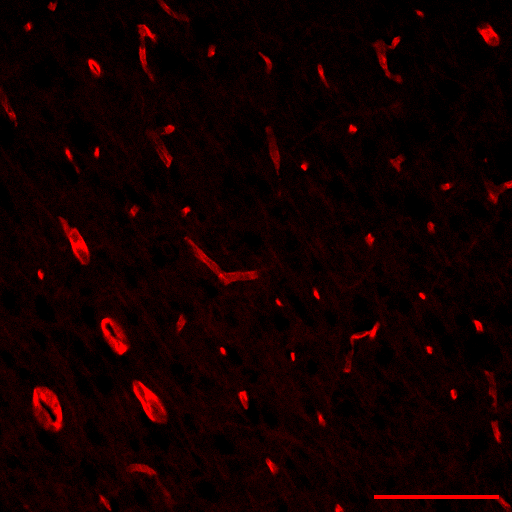
#> input picture day_2/codes/imgs/IHC.png, 512 x 512 px
$ python 5_image_filtering.py
#> lines starting #> are read from the running program, lines starting #| are printed output that depends on the picture; after the words box and inside, x2 and y2 are one past the last pixel; in counts of white or black regions, pixels touching at a corner belong together
import cv2

# Load an image from file
image = cv2.imread('imgs/IHC.png')
#> image is the input picture: shape (512, 512, 3); mean B, G, R 0, 0, 19.4

# Display the original image
cv2.imshow('Original Image', image)
cv2.waitKey(0)

# 1. Gaussian Filter
blurred_image = cv2.GaussianBlur(image, (15, 15), 0)
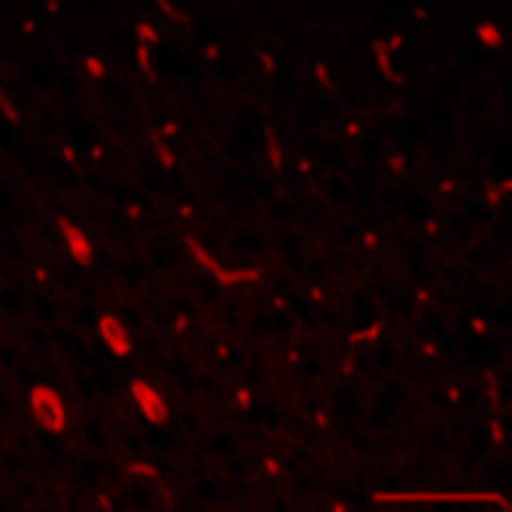
#> blurred_image: shape (512, 512, 3); mean B, G, R 0, 0, 19.4
cv2.imshow('Gaussian Blur', blurred_image)
cv2.waitKey(0)

# 2. Median Filter
median_filtered_image = cv2.medianBlur(image, 15)
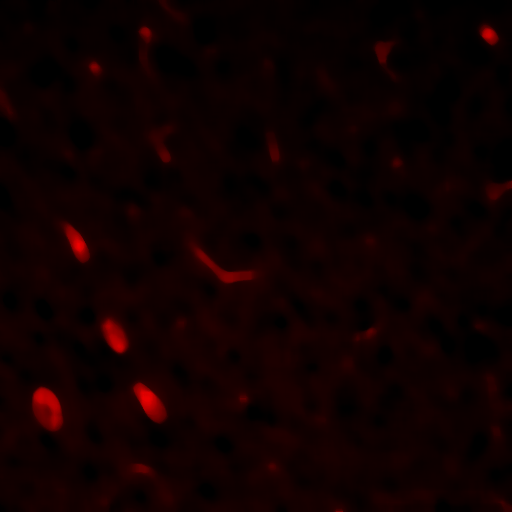
#> median_filtered_image: shape (512, 512, 3); mean B, G, R 0, 0, 15.7
cv2.imshow('Median Filter', median_filtered_image)
cv2.waitKey(0)

# 3. Bilateral Filter
bilateral_filtered_image = cv2.bilateralFilter(image, 15, 75, 75)
cv2.imshow('Bilateral Filter', bilateral_filtered_image)
cv2.waitKey(0)

# 4. Thresholding
gray_image = cv2.cvtColor(image, cv2.COLOR_BGR2GRAY)
_, thresholded_image = cv2.threshold(gray_image, 50, 255, cv2.THRESH_BINARY)
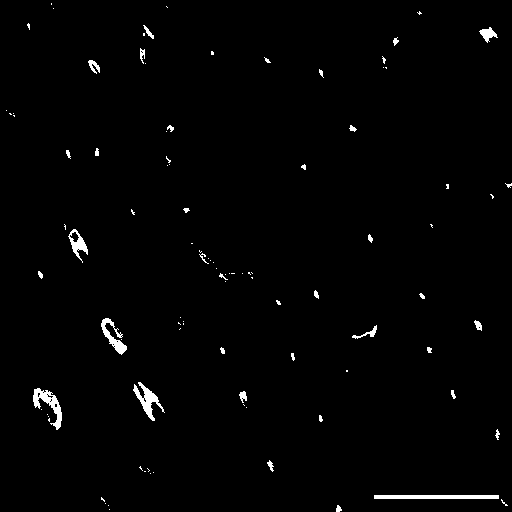
#> thresholded_image: shape (512, 512); 1.3% white; 98 white regions (64 under 20 px), largest, box (x1, y1, x2, y2) and area: (374, 495, 499, 499) 500, (33, 388, 62, 430) 444, (133, 382, 165, 421) 410
cv2.imshow('Thresholding', thresholded_image)
cv2.waitKey(0)

# 5. Morphological Operations (Dilation)
kernel = cv2.getStructuringElement(cv2.MORPH_RECT, (5, 5))
opened_image = cv2.morphologyEx(thresholded_image, cv2.MORPH_DILATE, kernel)
#> opened_image: shape (512, 512); 3.7% white; 56 white regions, largest, box (x1, y1, x2, y2) and area: (372, 493, 510, 508) 1110, (31, 386, 64, 432) 928, (131, 380, 167, 423) 833
cv2.imshow('Morphological Dilation', opened_image)
cv2.waitKey(0)

# 6. Morphological Operations (Erosion)
kernel = cv2.getStructuringElement(cv2.MORPH_RECT, (5, 5))
closed_image = cv2.morphologyEx(thresholded_image, cv2.MORPH_ERODE, kernel)
#> closed_image: shape (512, 512); 0.08% white; 15 white regions (11 under 20 px), largest, box (x1, y1, x2, y2) and area: (145, 391, 156, 413) 71, (74, 240, 84, 248) 40, (483, 31, 492, 37) 34, (117, 344, 124, 351) 31
cv2.imshow('Morphological Erosion', closed_image)
cv2.waitKey(0)

# 7. Morphological Operations (Opening)
kernel = cv2.getStructuringElement(cv2.MORPH_RECT, (5, 5))
opened_image = cv2.morphologyEx(thresholded_image, cv2.MORPH_OPEN, kernel)
#> opened_image: shape (512, 512); 0.36% white; 9 white regions, largest, box (x1, y1, x2, y2) and area: (143, 389, 158, 415) 231, (105, 332, 126, 353) 169, (72, 238, 86, 250) 132
cv2.imshow('Morphological Opening', opened_image)
cv2.waitKey(0)

# 8. Morphological Operations (Closing)
kernel = cv2.getStructuringElement(cv2.MORPH_RECT, (5, 5))
closed_image = cv2.morphologyEx(thresholded_image, cv2.MORPH_CLOSE, kernel)
#> closed_image: shape (512, 512); 1.5% white; 68 white regions (30 under 20 px), largest, box (x1, y1, x2, y2) and area: (33, 388, 62, 430) 506, (374, 495, 499, 499) 500, (133, 382, 165, 421) 481
cv2.imshow('Morphological Closing', closed_image)
cv2.waitKey(0)

# 9. Background Subtraction
image = cv2.imread('imgs/IHC.png', cv2.IMREAD_GRAYSCALE)
#> image: shape (512, 512); min 0, max 76, mean 5.3
cv2.normalize(image, image, 0, 255, cv2.NORM_MINMAX)
cv2.imshow("original", image)
cv2.waitKey(0)

# Apply Gaussian blur to the image to reduce the influence of background noise
blurred = cv2.GaussianBlur(image, (5, 5), 5)
cv2.imshow("blurred", blurred)
cv2.waitKey(0)

# Calculate the absolute difference between the original and blurred image to highlight
# the differences between the background and the objects
diff = cv2.absdiff(image, blurred)
cv2.imshow("diff", diff)
cv2.waitKey(0)

# Apply a threshold to segment objects from the background
_, thresholded = cv2.threshold(diff, 20, 255, cv2.THRESH_BINARY)
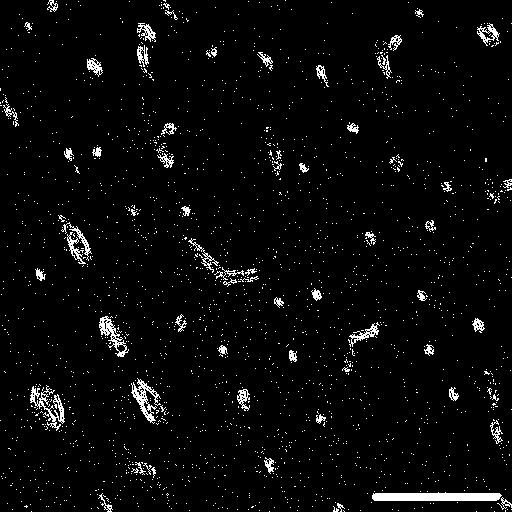
#> thresholded: shape (512, 512); 3.6% white in thin lines or dots
cv2.imshow("thresholded", thresholded)
cv2.waitKey(0)

# Apply a morphological opening filter to remove small objects
kernel = cv2.getStructuringElement(cv2.MORPH_ELLIPSE, (2, 2))
opening = cv2.morphologyEx(thresholded, cv2.MORPH_OPEN, kernel)
#> opening: shape (512, 512); 2% white; 221 white regions (166 under 20 px), largest, box (x1, y1, x2, y2) and area: (373, 493, 502, 502) 1018, (132, 387, 156, 423) 260, (100, 317, 121, 338) 201
cv2.imshow("opening", opening)
cv2.waitKey(0)

# Apply a morphological closing filter to connect small gaps
kernel = cv2.getStructuringElement(cv2.MORPH_ELLIPSE, (20, 20))
closing = cv2.morphologyEx(opening, cv2.MORPH_CLOSE, kernel)
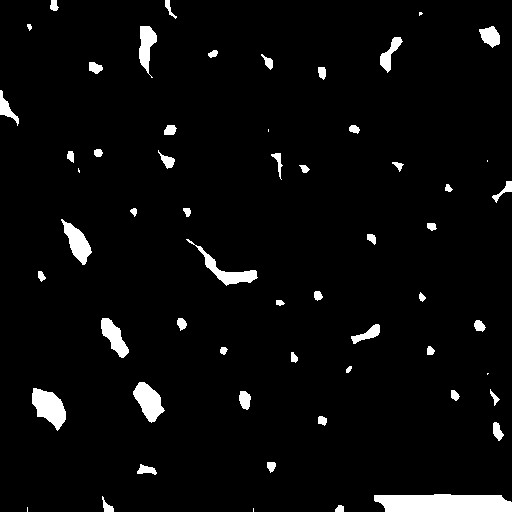
#> closing: shape (512, 512); 3.9% white; 58 white regions (7 under 20 px), largest, box (x1, y1, x2, y2) and area: (374, 494, 512, 512) 2219, (32, 388, 66, 431) 880, (133, 382, 165, 423) 737
cv2.imshow("closing", closing)
cv2.waitKey(0)

# Invert the binary image to create a mask for objects
mask = cv2.bitwise_not(closing)
cv2.imshow("background mask", mask)
cv2.waitKey(0)

# Apply the mask to the original image to show the background
background = cv2.bitwise_and(image, image, mask=mask)
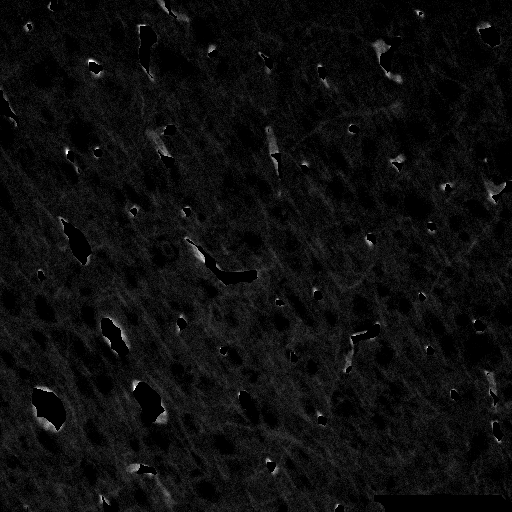
#> background: shape (512, 512); min 0, max 255, mean 13.2
cv2.imshow("background", background)
cv2.waitKey(0)

foreground = image - background
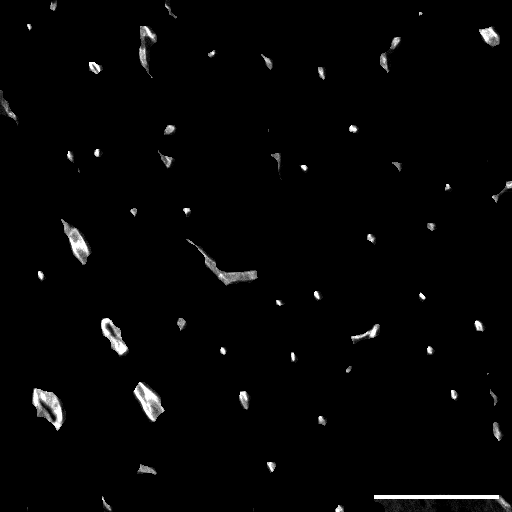
#> foreground: shape (512, 512); min 0, max 255, mean 4.7

# Display the result
cv2.imshow('Background Removed Image', foreground)
cv2.waitKey(0)
cv2.destroyAllWindows()

# Close all windows
cv2.destroyAllWindows()

$ run again, with day_2/codes/imgs/MRI_no_cancer.jpeg saved as day_2/codes/imgs/IHC.png
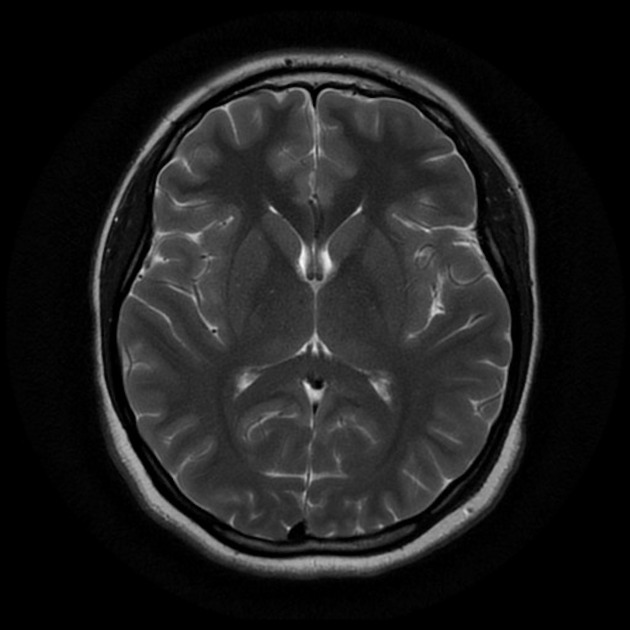
#> input picture day_2/codes/imgs/MRI_no_cancer.jpeg, 630 x 630 px
#> image is the input picture: shape (630, 630, 3); min 0, max 248, mean 29.7
#> `_, thresholded_image = cv2.threshold(gray_image, 50, 255, cv2.THRESH_B..`:
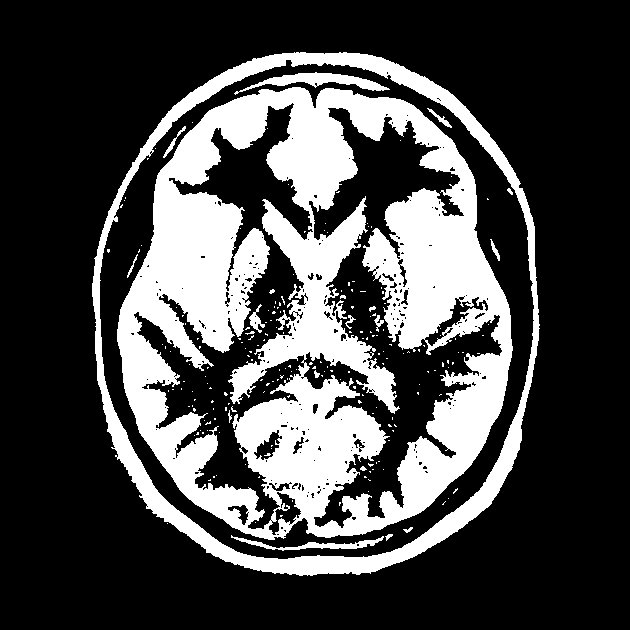
#> thresholded_image: shape (630, 630); 28.2% white; 208 white regions (190 under 20 px), largest, box (x1, y1, x2, y2) and area: (117, 87, 513, 540) 90229, (92, 52, 540, 576) 18317, (234, 72, 390, 95) 1177
#> image: shape (630, 630)
#> thresholded: shape (630, 630); 1.2% white in thin lines or dots, all inside (x1, y1, x2, y2) = (95, 56, 537, 563)
#> opening: shape (630, 630); 0.67% white in thin lines or dots, all inside (x1, y1, x2, y2) = (96, 57, 538, 557)
#> `closing = cv2.morphologyEx(opening, cv2.MORPH_CLOSE, kernel)`:
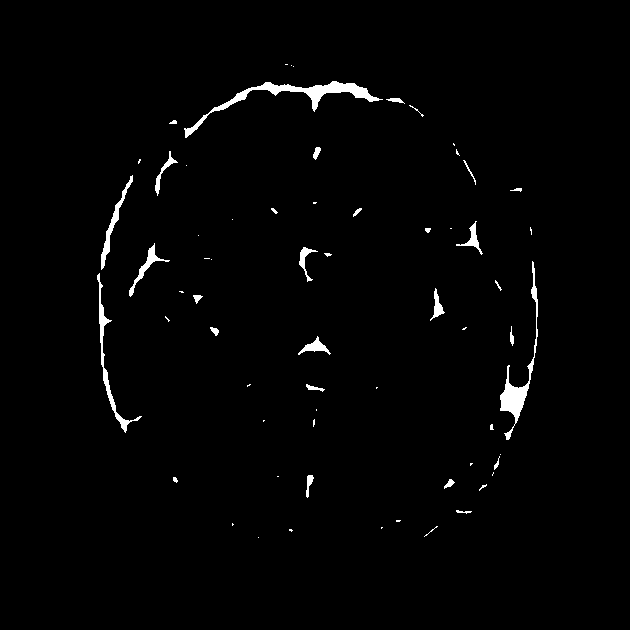
#> closing: shape (630, 630); 1.5% white; 64 white regions (35 under 20 px), largest, box (x1, y1, x2, y2) and area: (184, 81, 383, 138) 1529, (500, 261, 538, 440) 1069, (97, 273, 142, 433) 680
